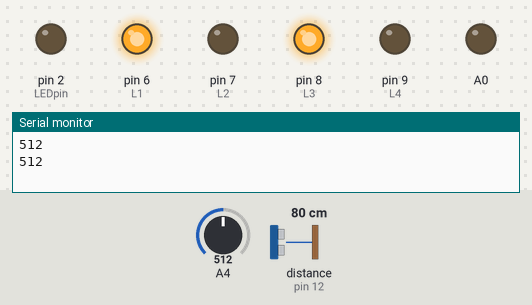
A sketch run on a simulated Arduino Uno, built with avr-gcc and run on an emulated ATmega328P. Parts: output pins drawn as LEDs (lit = HIGH), the last lines printed to the serial monitor. Wiring (inferred from the names in the program): ultrasonic range finder: trigger pin 13; echo pin 12. Dashed ring = blinking. The test bench sets the inputs (shaded band); at power-on: distance to the obstacle (sensor on pin 12) 80 cm, A4 = 512. The echo pulse lasts 58.3 µs per cm; pins used as bus, display or sensor lines are not drawn.

Above: at 1.8 s.
1.9 s: distance to the obstacle (sensor on pin 12) set to 22 cm
3.4 s: distance to the obstacle (sensor on pin 12) set to 18 cm
At 4.06 s:
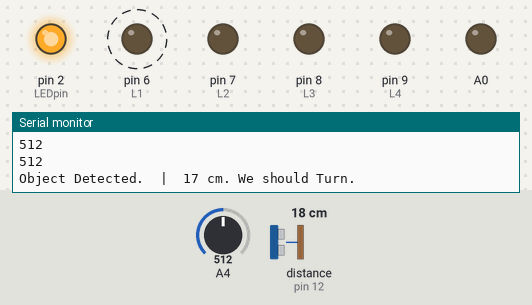
At 4.9 s:
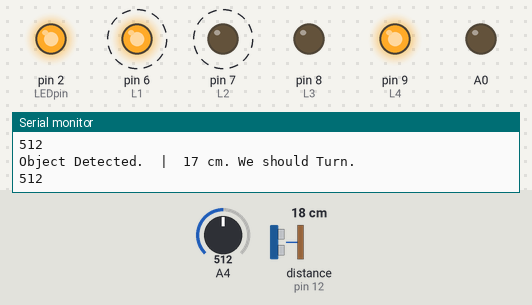
7.4 s: distance to the obstacle (sensor on pin 12) set to 35 cm
At 8.8 s:
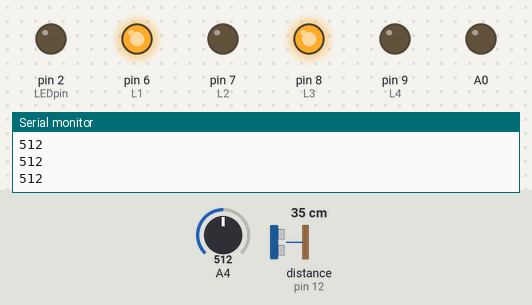
Timing chart, 0 to 10.4 s (numbered marks = the images above; inputs shaded):
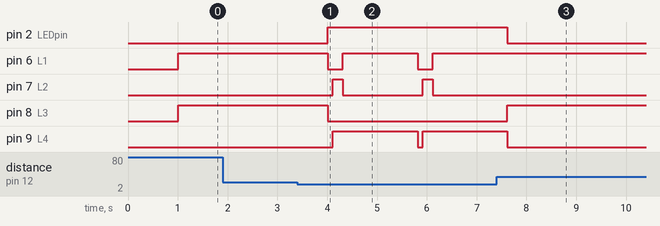

Measured:
- the behaviour switches between 21 and 20 cm on distance to the obstacle (sensor on pin 12) (found by bisection; images 0 and 1)
- after the input at 3.4 s, pin 2 (LEDpin): LOW → HIGH after 0.61 s; pin 6 (L1): alternates HIGH for 1.5 s and LOW for 0.30 s, starting after 0.61 s; pin 7 (L2): alternates HIGH for 0.20 s and LOW for 1.6 s, starting after 0.71 s; pin 8 (L3): HIGH → LOW after 0.61 s; pin 9 (L4): LOW → HIGH after 0.71 s, → LOW 1.7 s later, → HIGH 0.10 s later
- after the input at 7.4 s, pin 2 (LEDpin): HIGH → LOW after 0.22 s; pin 6 (L1): stops changing and stays HIGH; pin 7 (L2): stops changing and stays LOW; pin 8 (L3): LOW → HIGH after 0.22 s; pin 9 (L4): goes on until 7.6 s, then stays LOW

The sketch:

Obstacle_Avoiding_Robot.ino
```cpp
#define trigPin 13
#define echoPin 12
#define LEDpin 2
int L1 = 6, L2 = 7, L3 = 8, L4 = 9, tcrt = 0; // Pins connected to Motor driver L298N H-Bridge module
long duration, distance;

void setup() {
 // pinMode(A4, INPUT);
  pinMode(L1, OUTPUT);
  pinMode(L2, OUTPUT);
  pinMode(L3, OUTPUT);
  pinMode(L4, OUTPUT);
  pinMode(trigPin, OUTPUT);
  pinMode(echoPin, INPUT);
  pinMode(LEDpin, OUTPUT);
  digitalWrite(LEDpin, LOW);
  Serial.begin(9600);
}

void loop() {
  tcrt = analogRead(A4);
  Serial.println(tcrt);
  delay(1000);
  // Distance Mesuring
  analogWrite(A0, HIGH);
  digitalWrite(trigPin, LOW);
  delayMicroseconds(2);
  digitalWrite(trigPin, HIGH);
  delayMicroseconds(10);
  digitalWrite(trigPin, LOW);
  duration = pulseIn(echoPin, HIGH);
  distance = (duration / 2) / 29.1;

  if (distance < 20) {
    digitalWrite(LEDpin, HIGH);
    Serial.print("Object Detected.  |  ");
    Serial.print(distance);
    Serial.println(" cm. We should Turn.");
    halt(100);
    reverse(200);
    leftSpin(500);
  } else {
    digitalWrite(LEDpin, LOW);
    forward(1000);
    //Serial.println("Yahooo! Going Forward.");
  }
  delay(0);
}

void robMove(int l1, int l2, int r1, int r2) {
  digitalWrite(L1, l1);
  digitalWrite(L2, l2);
  digitalWrite(L3, r1);
  digitalWrite(L4, r2);
}

void reverse(int wait) {
  robMove(LOW, HIGH, LOW, HIGH);
  delay(wait);
}
void forward(int wait) {
  robMove(HIGH, LOW, HIGH, LOW);
}
void leftSpin(int wait) {
  robMove(HIGH, LOW, LOW, HIGH);
  delay(wait);
}
void rightSpin(int wait) {
  robMove(LOW, HIGH, HIGH, LOW);
  delay(wait);
}
void halt(int wait) {
  robMove(LOW, LOW, LOW, LOW);
  delay(wait);
}
```
